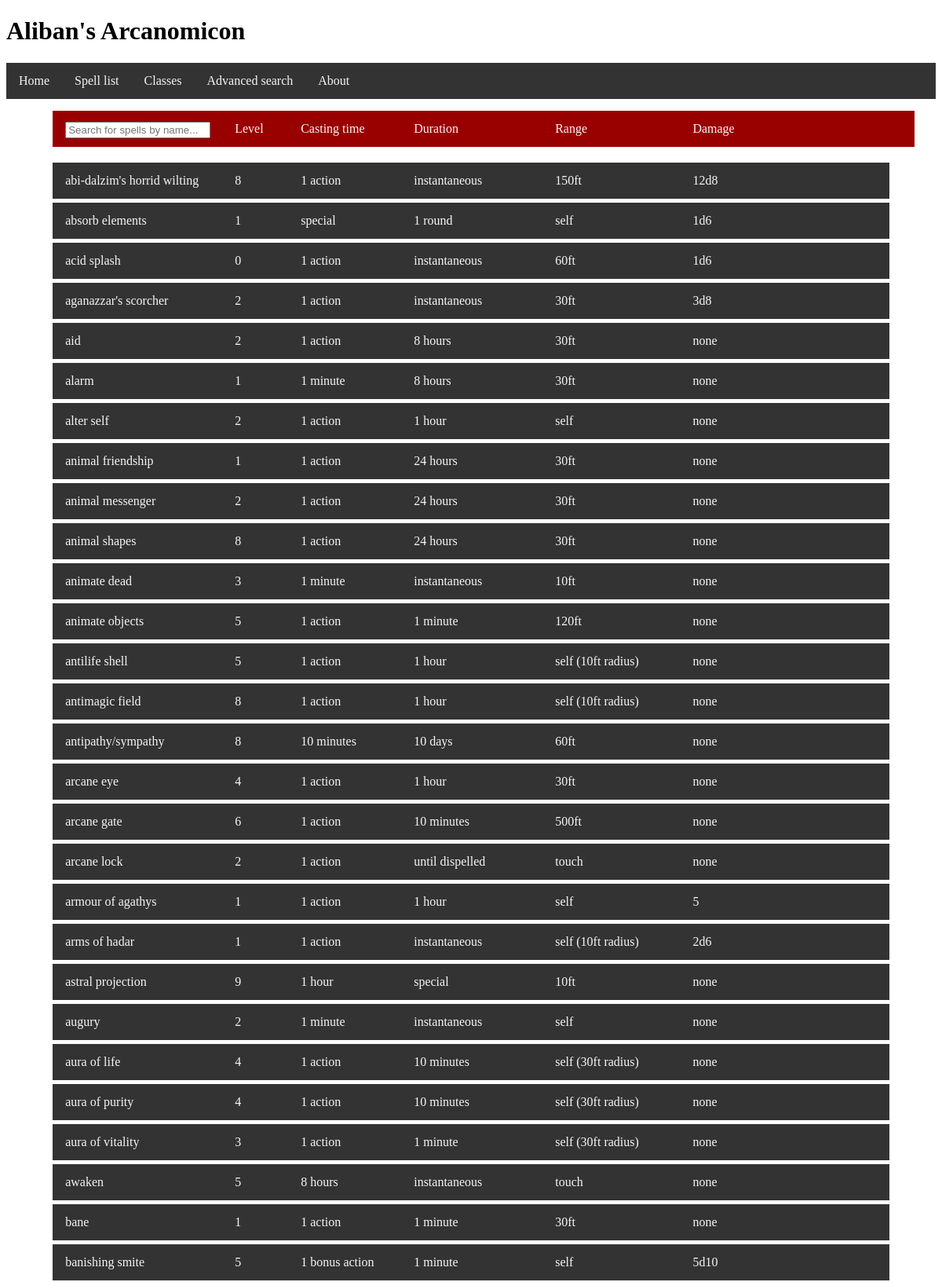
Page /all_spells (upper part) on the committed database.
### tables this page shows
CREATE TABLE spell (id INTEGER PRIMARY KEY AUTOINCREMENT, name STRING, description TEXT, level INTEGER, components STRING, concentration INTEGER, ritual INTEGER, damage STRING, range INTEGER REFERENCES range (id), duration INTEGER REFERENCES duration (id), castingtime STRING REFERENCES castingtime (id), school INTEGER REFERENCES school (id));

CREATE TABLE castingtime (id INTEGER PRIMARY KEY AUTOINCREMENT, name STRING);

CREATE TABLE duration (id INTEGER PRIMARY KEY AUTOINCREMENT, name STRING);

CREATE TABLE range (id INTEGER PRIMARY KEY AUTOINCREMENT, name STRING);

### script.py (the view)
@app.route('/all_spells')
def all_spells():
    sql = "SELECT spell.id, spell.name, spell.level, castingtime.name, duration.name, range.name, spell.damage FROM spell INNER JOIN range ON range.id = spell.range INNER JOIN castingtime ON castingtime.id = spell.castingtime INNER JOIN duration ON duration.id = spell.duration" #sql used to gather information for this page
    single = False #we want a list of results, not just the top one
    spells = db_func(sql,single) #sending the sql to my sql function
    return render_template('all_spells.html', spells=spells, entfields=entfields) #returns template with data to be presented

### templates/all_spells.html (shortened to what this page needs)
{% extends "layout.html" %}
{% block content %}
    <div class="spellfields">
        <span class="asname">
            <input type="text" id="myInput" onkeyup="searchfilter()" placeholder="Search for spells by name...">
        </span>
        <span class="aslevel">Level</span>
        <span class="ascastime">Casting time</span>
        <span class="asdurat">Duration</span>
        <span class="asrange">Range</span>
        <span class="asdmg">Damage</span>
    </div>
    <div id="spells">
    {% for spell in spells %}
        <div class="spelllink">
            <a href="spell/{{ spell[0] }}">
                <span class= "asname">{{ spell[1] }}</span>
                <span class= "aslevel">{{ spell[2] }}</span>
                <span class= "ascastime">{{ spell[3] }}</span>
                <span class= "asdurat">{{ spell[4] }}</span>
                <span class= "asrange">{{ spell[5] }}</span>
                <span class= "asdmg">{{ spell[6] }}</span>
            </a>
        </div>
    {% endfor %}
    </div>
{% endblock content %}

### static/css/main.css (style rules this page uses)
.spellfields { margin: 5px; padding: 14px 16px; background-color: #990100; overflow: hidden; align-self: center; width: 90%; display: block; margin-left: 5%; margin-right: 5%; margin-bottom: 20px; margin-top: 15px; color: #F6F6F6; }
.spelllink { margin: 5px; overflow: hidden; background-color: #333333; align-self: center; width: 90%; display: block; margin-left: 5%; }
.spelllink a { padding: 14px 16px; text-align: left; text-decoration: none; float: left; width: 100%; }
.asname { position: absolute; width: 17%; }
.aslevel { position: absolute; margin-left: 18%; text-align: center; }
.ascastime { position: absolute; margin-left: 25%; text-align: center; }
.asdurat { position: absolute; margin-left: 37%; text-align: center; }
.asrange { position: absolute; margin-left: 52%; text-align: center; }
.asdmg { margin-left: 75%; text-align: center; }
a:link { color:#F6F6F6; }

### rows in the picture
spell: name "abi-dalzim's horrid wilting", level "8", name "1 action", name "instantaneous", name "150ft", damage "12d8"
spell: name "absorb elements", level "1", name "special", name "1 round", name "self", damage "1d6"
spell: name "acid splash", level "0", name "1 action", name "instantaneous", name "60ft", damage "1d6"
spell: name "aganazzar's scorcher", level "2", name "1 action", name "instantaneous", name "30ft", damage "3d8"
spell: name "aid", level "2", name "1 action", name "8 hours", name "30ft", damage "none"
spell: name "alarm", level "1", name "1 minute", name "8 hours", name "30ft", damage "none"
spell: name "alter self", level "2", name "1 action", name "1 hour", name "self", damage "none"
spell: name "animal friendship", level "1", name "1 action", name "24 hours", name "30ft", damage "none"
spell: name "animal messenger", level "2", name "1 action", name "24 hours", name "30ft", damage "none"
spell: name "animal shapes", level "8", name "1 action", name "24 hours", name "30ft", damage "none"
spell: name "animate dead", level "3", name "1 minute", name "instantaneous", name "10ft", damage "none"
spell: name "animate objects", level "5", name "1 action", name "1 minute", name "120ft", damage "none"
spell: name "antilife shell", level "5", name "1 action", name "1 hour", name "self (10ft radius)", damage "none"
spell: name "antimagic field", level "8", name "1 action", name "1 hour", name "self (10ft radius)", damage "none"
spell: name "antipathy/sympathy", level "8", name "10 minutes", name "10 days", name "60ft", damage "none"
spell: name "arcane eye", level "4", name "1 action", name "1 hour", name "30ft", damage "none"
spell: name "arcane gate", level "6", name "1 action", name "10 minutes", name "500ft", damage "none"
spell: name "arcane lock", level "2", name "1 action", name "until dispelled", name "touch", damage "none"
spell: name "armour of agathys", level "1", name "1 action", name "1 hour", name "self", damage "5"
spell: name "arms of hadar", level "1", name "1 action", name "instantaneous", name "self (10ft radius)", damage "2d6"
spell: name "astral projection", level "9", name "1 hour", name "special", name "10ft", damage "none"
spell: name "augury", level "2", name "1 minute", name "instantaneous", name "self", damage "none"
spell: name "aura of life", level "4", name "1 action", name "10 minutes", name "self (30ft radius)", damage "none"
spell: name "aura of purity", level "4", name "1 action", name "10 minutes", name "self (30ft radius)", damage "none"
spell: name "aura of vitality", level "3", name "1 action", name "1 minute", name "self (30ft radius)", damage "none"
spell: name "awaken", level "5", name "8 hours", name "instantaneous", name "touch", damage "none"
spell: name "bane", level "1", name "1 action", name "1 minute", name "30ft", damage "none"
spell: name "banishing smite", level "5", name "1 bonus action", name "1 minute", name "self", damage "5d10"
